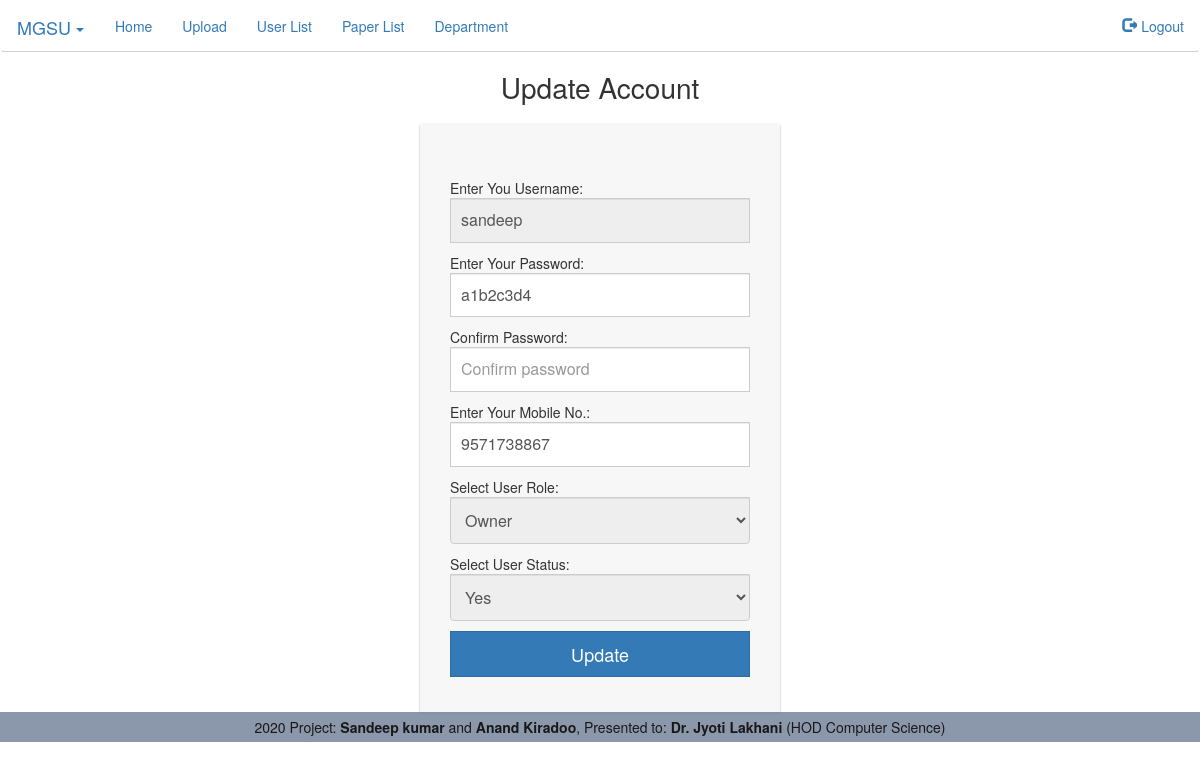
The page /User/update/85 (signed in) on the database its author committed.
### tables this page shows
CREATE TABLE `User` (
  `id` int(11) NOT NULL,
  `uname` varchar(50) NOT NULL,
  `pass` varchar(50) NOT NULL,
  `dcrypt_pass` varchar(50) NOT NULL,
  `mob` varchar(13) NOT NULL,
  `role` enum('Operator','Owner') NOT NULL,
  `active` enum('Yes','No') NOT NULL,
  `time` timestamp NOT NULL DEFAULT current_timestamp() ON UPDATE current_timestamp()
);

### index.php (called while the page is built, shortened)
<?php
$obj=new Autoloader();
?>

### libs/Model.php (called while the page is built, shortened)
<?php
class Model extends MYSQLi
{
	function fetchOne($id)
	{
		$qry="SELECT * FROM $this->table WHERE id=$id";
		$qry = $this->query($qry)->fetch_all(MYSQLI_ASSOC);;
		return $qry;
	}
}
?>

### App/models/User.php (called while the page is built, shortened)
<?php
class User extends Model
	{
	function oneUser($id)
	{
		return $this->fetchOne($id);
	}
}
?>

### libs/Session.php (called while the page is built, shortened)
<?php
class Session
{
	public static function get($key)
	{
		if(isset($_SESSION[$key]))
		{
			return $_SESSION[$key];
		}
		return false;
	}
}
?>

### App/views/User/update.php (the view, shortened to what this page needs)
<?php
foreach ($this->data as $data) {}
?>
<div class="container">
	<div class="row">
	<div class="col-sm-6 col-md-4 col-md-offset-4">
	<h1 class="text-center login-title">Update Account</h1>
	<div class="account-wall">
	<form class="form-signin" method="post" action="<?php echo BASEPATH."User/adduser/".$data['id'];?>">
	Enter You Username:
	<input type="text" value="<?php echo $data['uname'];?>" class="form-control" name="uname" placeholder="Username " required readonly>
	Enter Your Password:
	<input type="text" onkeyup="validPass(this)" onchange="validPass(this)" value="<?php echo $data['dcrypt_pass'];?>" class="form-control" id="pass" name="pass" placeholder="Password" required autofocus>
	Confirm Password:
	<input type="password" onkeyup="confPass(this.value,$('#pass').val())" onchange="confPass(this.value,$('#pass').val())" class="form-control" placeholder="Confirm password" required><p id="confMsg" style="color: red;"></p>
	Enter Your Mobile No.:
	<input type="text" onkeyup="validMob(this)" onchange="validMob(this)" value="<?php echo $data['mob'];?>" class="form-control" name="mob" placeholder="Mobile" required>
	Select User Role:
	<select name="role" class="form-control" <?php if($data['uname']==Session::get('user')['uname']) echo "disabled";?> >
		<option value="Owner" <?php if($data['role']=="Owner") echo "Selected";?> >Owner</option>
	</select>
	Select User Status:
	<select name="active" class="form-control" <?php if($data['uname']==Session::get('user')['uname']) echo "disabled";?>>
		<option value="Yes" <?php if($data['active']=="Yes") echo "Selected";?>>Yes</option>
	</select>
	<input class="btn btn-lg btn-primary btn-block"  type="submit"
	value="Update" onclick="return validUpdateStatus();">
	</form>
	</div>
	</div>
	</div>
	</div>

### public/css/style.css (style rules this page uses)
body { margin: 0px; padding: 0px; height: 100%; }
.form-signin { max-width: 330px; padding: 15px; margin: 0 auto; }
.form-signin .form-control { position: relative; font-size: 16px; height: auto; padding: 10px; -webkit-box-sizing: border-box; -moz-box-sizing: border-box; box-sizing: border-box; }
.form-signin input[type="text"] { margin-bottom: 10px; border-bottom-left-radius: 0; border-bottom-right-radius: 0; }
.form-signin input[type="password"] { margin-bottom: 10px; border-top-left-radius: 0; border-top-right-radius: 0; }
.form-signin select { margin-bottom: 10px; border-top-left-radius: 0; border-top-right-radius: 0; }
.account-wall { margin-top: 20px; padding: 40px 0px 20px 0px; background-color: #f7f7f7; -moz-box-shadow: 0px 2px 2px rgba(0, 0, 0, 0.3); -webkit-box-shadow: 0px 2px 2px rgba(0, 0, 0, 0.3); box-shadow: 0px 2px 2px rgba(0, 0, 0, 0.3); }
.login-title { font-size: 28px; font-weight: 400; display: block; }
input[type="text"],input[type="password"],input[type="file"],input[type="number"],.btn { border-radius: 0px; }

### rows shown on the page
user: uname "sandeep", pass "a1b2c3d4", mob "9571738867", role "Owner", active "Yes"
